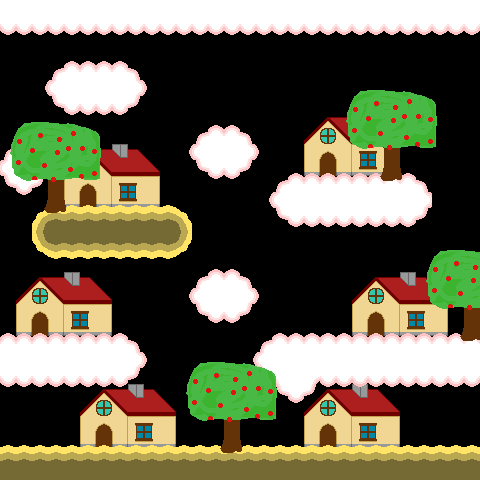

The image is a tile-based game level rendered from a .tmx file. Its description and source (layers, tilesets, objects; grid data summarised) follow:
An orthogonal 30x30 tile map with 16x16 px tiles, 3 tile layers (maison, nuages, arbres), 4 tilesets and 10 objects (10x Wall).

<map version="1.0" orientation="orthogonal" width="30" height="30" tilewidth="16" tileheight="16">
 <tileset firstgid="1" name="maison" tilewidth="16" tileheight="16">
  <image source="maison.png" width="128" height="128" />
 </tileset>
 <tileset firstgid="65" name="nuages" tilewidth="16" tileheight="16">
  <image source="nuages.png" width="128" height="128" />
 </tileset>
 <tileset firstgid="129" name="plage" tilewidth="16" tileheight="16">
  <image source="plage.png" width="128" height="128" />
 </tileset>
 <tileset firstgid="193" name="arbres" tilewidth="16" tileheight="16">
  <image source="arbre.png" width="128" height="128" />
 </tileset>
 <layer name="maison" width="30" height="30">
  <properties>
   <property name="" value="" />
  </properties>
  <data>[900 cells, 482 non-empty, 54 distinct tile ids]</data>
 </layer>
 <layer name="nuages" width="30" height="30">
  <properties>
   <property name="" value="" />
  </properties>
  <data>[900 cells, 251 non-empty, 39 distinct tile ids]</data>
 </layer>
 <layer name="arbres" width="30" height="30">
  <data>[900 cells, 175 non-empty, 49 distinct tile ids]</data>
 </layer>
 <objectgroup name="Collisions" width="30" height="30">
  <properties>
   <property name="" value="" />
  </properties>
  <object type="Wall" x="0" y="448">
   <polygon points="0,0 480,0 480,32 0,32" />
  </object>
  <object type="Wall" x="0" y="336">
   <polygon points="0,0 128,0 144,16 144,32 128,48 0,48" />
  </object>
  <object type="Wall" x="480" y="336">
   <polygon points="0,0 -208,0 -224,16 -224,32 -192,64 -176,64 -160,48 0,48" />
  </object>
  <object type="Wall" x="208" y="272">
   <polygon points="0,0 32,0 48,16 48,32 32,48 0,48 -16,32 -16,16" />
  </object>
  <object type="Wall" x="48" y="208">
   <polygon points="0,0 128,0 144,16 144,32 128,48 0,48 -16,32 -16,16" />
  </object>
  <object type="Wall" x="288" y="176">
   <polygon points="0,0 128,0 144,16 144,32 128,48 0,48 -16,32 -16,16" />
  </object>
  <object type="Wall" x="208" y="128">
   <polygon points="0,0 32,0 48,16 48,32 32,48 0,48 -16,32 -16,16" />
  </object>
  <object type="Wall" x="16" y="144">
   <polygon points="0,0 16,0 32,16 32,32 16,48 0,48 -16,32 -16,16" />
  </object>
  <object type="Wall" x="64" y="64">
   <polygon points="0,0 64,0 80,16 80,32 64,48 0,48 -16,32 -16,16" />
  </object>
  <object type="Wall" x="0" y="0">
   <polygon points="0,0 480,0 480,32 0,32" />
  </object>
 </objectgroup>
</map>
